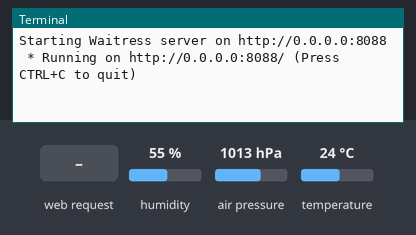
Recording of a program running on a simulated Raspberry Pi (BCM pin numbers). On the bench: the last lines printed to the terminal. The test bench sets the inputs (shaded band); at power-on: humidity 55 %, air pressure 1013 hPa, temperature 24 °C. The clock reads 2024-03-15 10:24:30 at power-on unless the program sets it.

Above: at 1.2 s.
1.3 s: HTTP request for /bme280/thp received
At 2.2 s:
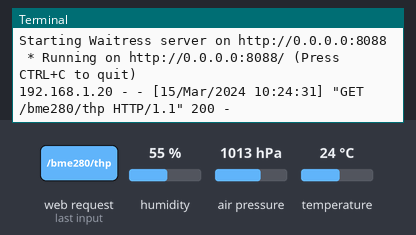
2.8 s: HTTP request for / received
At 4.3 s:
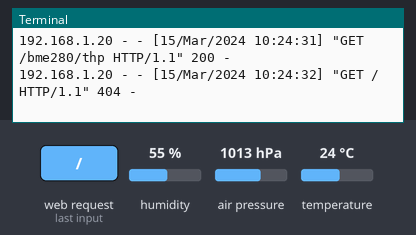

The program:

rest_thp_sensor.py
```python
#!/usr/bin/python

import math
import sys
import time
import datetime as dt
import bme280
import smbus2
import json

from flask import Flask, jsonify
# Import serve from waitress AFTER installing it
from waitress import serve

app = Flask(__name__)

# BME280 sensor address (default address)
address = 0x76

# Initialize I2C bus
bus = smbus2.SMBus(1)

# Load calibration parameters
calibration_params = bme280.load_calibration_params(bus, address)

@app.route('/bme280/thp', methods=['GET'])
def get_data():
    return jsonify(get_sensor_data()), 200

def celsius_to_fahrenheit(celsius):
    return (celsius * 9/5) + 32

def get_sensor_data():
    try:
        # Read sensor data
        data = bme280.sample(bus, address, calibration_params)

        # Extract temperature, pressure, and humidity
        temperature_celsius = data.temperature
        pressure = data.pressure
        humidity = data.humidity

        # Convert temperature to Fahrenheit
        temperature_fahrenheit = celsius_to_fahrenheit(temperature_celsius)

        # Get the current time
        timestamp = dt.datetime.now().strftime("%Y-%m-%d %H:%M:%S")

        # Output the readings
        data = {"temperature": "{:.1f}".format(temperature_celsius), "pressure": "{:.2f}".format(pressure), "humidity": "{:.1f}".format(humidity), "created": timestamp}
        return data

    except Exception as e:
        print('An unexpected error occurred:', str(e))

def main():

    try:
        # Read sensor data
        data = bme280.sample(bus, address, calibration_params)

        # Extract temperature, pressure, and humidity
        temperature_celsius = data.temperature
        pressure = data.pressure
        humidity = data.humidity

        # Convert temperature to Fahrenheit
        temperature_fahrenheit = celsius_to_fahrenheit(temperature_celsius)

        # Get the current time
        timestamp = dt.datetime.now().strftime("%Y-%m-%d %H:%M:%S")

        # Output the readings
        data = {"temperature": "{:.1f}".format(temperature_celsius), "pressure": "{:.2f}".format(pressure), "humidity": "{:.1f}".format(humidity), "created": timestamp}
        print(json.dumps(data))

    except KeyboardInterrupt:
        print('Program stopped')

    except Exception as e:
        print('An unexpected error occurred:', str(e))

if __name__ == '__main__':
#    app.run(debug=False)
# Run Waitress server when script is executed directly
    print("Starting Waitress server on http://0.0.0.0:8088")
    serve(app, host="0.0.0.0", port=8088)
```

Measured:
- after the input at 1.3 s, the terminal: prints a new line at once (image 1)
- after the input at 2.8 s, the terminal: prints a new line at once (image 2)
